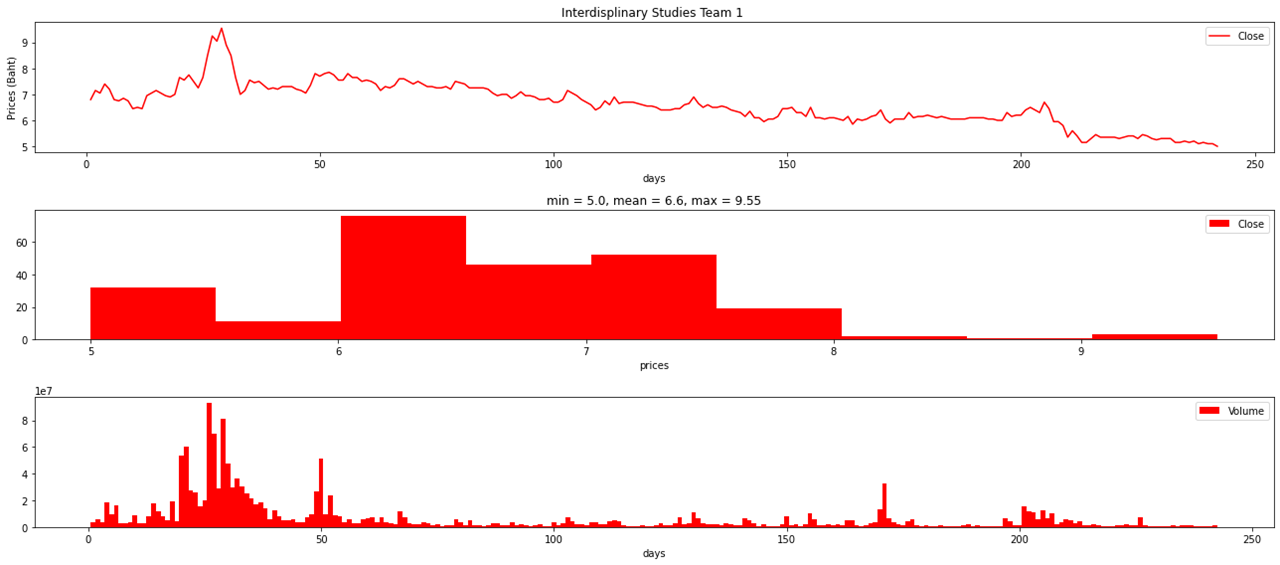

Reproduce this figure in Python.
import numpy as np
import matplotlib.pyplot as plt
import pandas as pd

data = pd.read_csv("/content/sample_data/SUN.csv")

fig, ax = plt.subplots(3,1,figsize = (18,8))

close = data["Close"]
min = str(data['Close'].min())
mean = str(data['Close'].mean())
max = str(data['Close'].max())

ax1y = data['Close']
ax2y = data['Volume']

date = [i for i in range(1,243)]
date = pd.Series(date)

ax[0].set_title("Interdisplinary Studies Team 1 ")
ax[0].plot(date, close, color='red', label="Close")
ax[0].set_xlabel('days')
ax[0].set_ylabel('Prices (Baht)')
ax[0].legend()

ax[1].set_title("min = "+min[:3]+", mean = "+mean[:3]+", max = "+max[:4])
ax[1].hist(ax1y,color='red',bins = 9,label='Close')
ax[1].set_xlabel('prices')
ax[1].legend()


ax[2].bar(date,ax2y, color='red', label="Volume",width=1)
ax[2].set_xlabel('days')
ax[2].legend()

fig.tight_layout()
plt.show()
